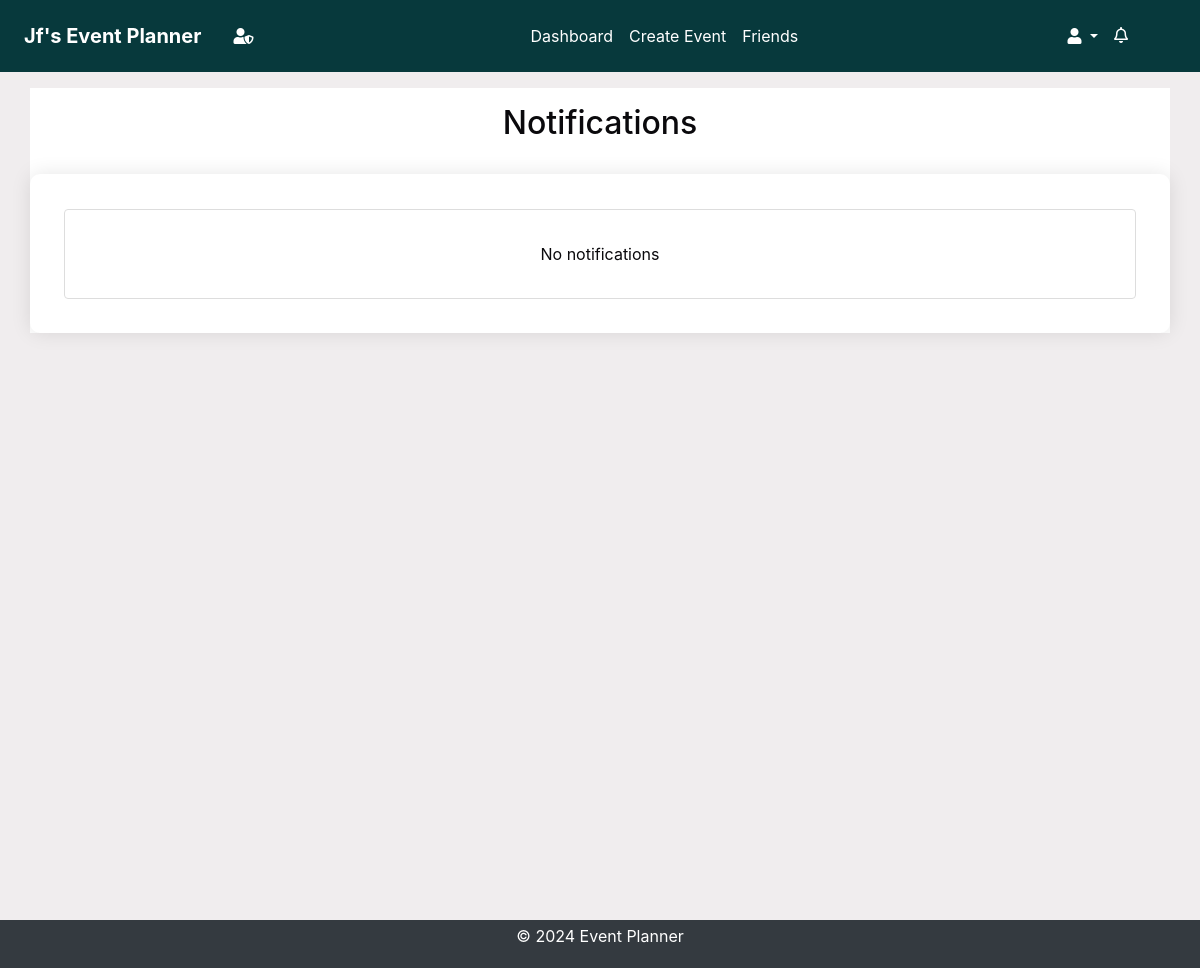
/notifications/ (signed in), run on an earlier commit of the app's database.
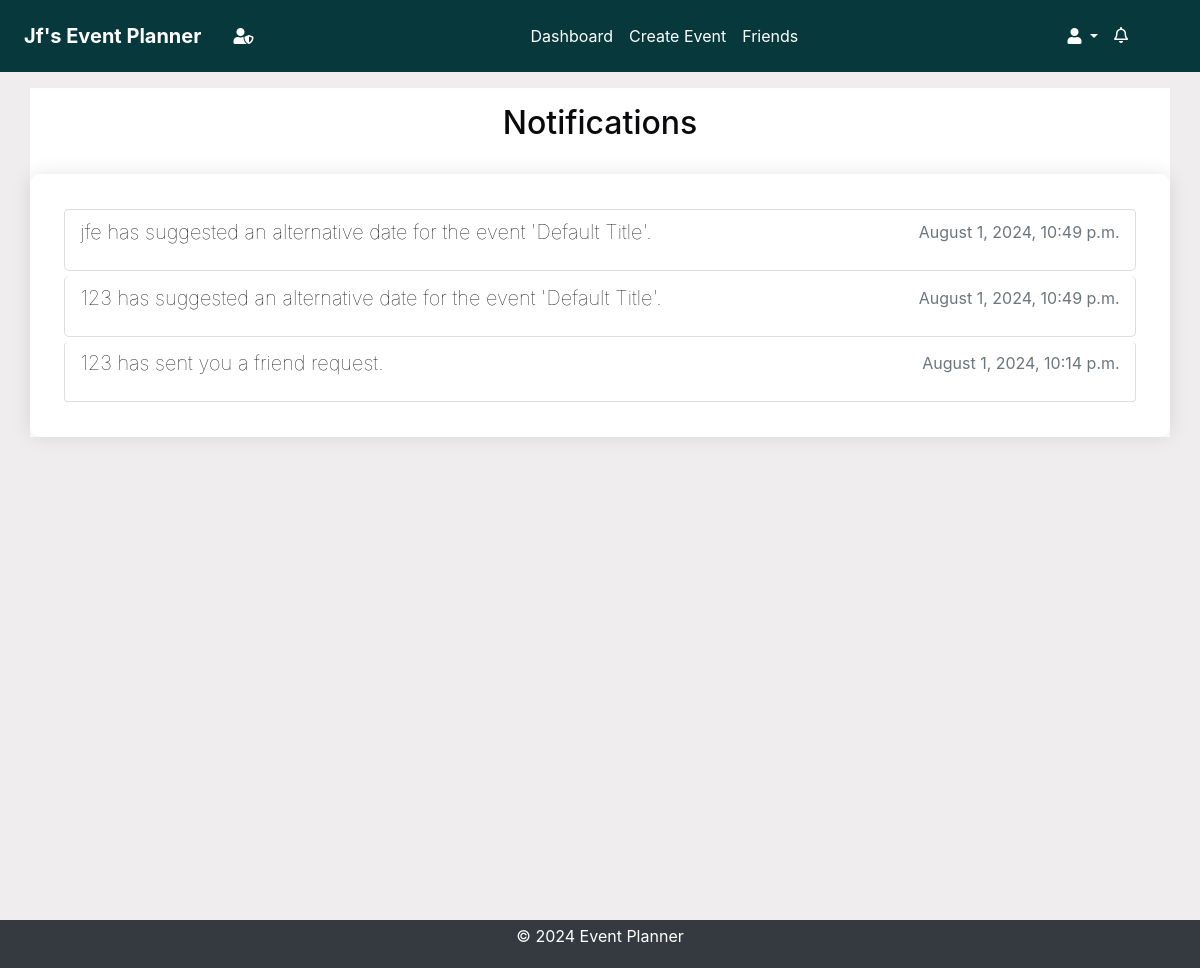
And on a later commit of the database.
### notifications/models.py (models this page shows, shortened)
class Notification(models.Model):
    NOTIFICATION_TYPES = [
        ("event_created", "Event Created"),
        ("event_updated", "Event Updated"),
        ("event_cancelled", "Event Cancelled"),
        ("invitation_response", "Invitation Response"),
        ("suggested_alternate_date", "Suggested Alternate Date"),
        ("event_confirmed", "Event Confirmed"),
        ("friend_request_received", "Friend Request Received"),
    ]
    user = models.ForeignKey(User, on_delete=models.CASCADE)
    event = models.ForeignKey(
        Event, on_delete=models.CASCADE, null=True, blank=True
    )
    type = models.CharField(max_length=50, choices=NOTIFICATION_TYPES)
    message = models.TextField()
    created_at = models.DateTimeField(auto_now_add=True)
    read = models.BooleanField(default=False)
    url = models.URLField(default="/")

### notifications/views.py (the view)
# urls.py: path("", views.notifications, name="notifications"),
@login_required
def notifications(request):
    notifications = Notification.objects.filter(user=request.user).order_by(
        "-created_at"
    )
    context = {"notifications": notifications}
    return render(request, "notifications/notifications.html", context)

### accounts/context_processors.py (called while the page is built)
def google_api_key(request):
    return {"GOOGLE_API_KEY": os.getenv("GOOGLE_API_KEY")}

### notifications/context_processors.py (called while the page is built)
def notifications(request):
    if request.user.is_authenticated:
        all_unread_notifications = Notification.objects.filter(
            user=request.user, read=False
        ).order_by("-created_at")
        unread_count = all_unread_notifications.count()
        recent_unread_notifications = all_unread_notifications[:8]
        return {
            "recent_unread_notifications": recent_unread_notifications,
            "unread_count": unread_count,
        }
    return {}

### templates/notifications/notifications.html (shortened to what this page needs)
{% extends 'base.html' %}
{% block content %}
<div class="container">
    <h2 class="text-center pt-3">Notifications</h2>
    <div class="notifications-list scrollable-column">
        <ul class="list-group">
            {% for notification in notifications|dictsort:'read' %}
                <li class="list-group-item {% if not notification.read %}bg-gray{% endif %}">
                    <a href="{% url 'mark_notification_read' notification.id %}" class="notification-link">
                        <h5 class="notification-title">{{ notification.message }}</h5>
                        <p class="notification-time text-muted">{{ notification.created_at|date:"F j, Y, g:i a" }}</p>
                    </a>
                </li>
                {% empty %}
                <li class="list-group-item text-center" style="padding:2rem;">
                    No notifications
                </li>
            {% endfor %}
        </ul>
    </div>
</div>
{% endblock %}

### templates/base.html (shortened to what this page needs)
<!DOCTYPE html>
<html lang="en">
<head>
    {% load static %}
    <link rel="stylesheet" href="https://stackpath.bootstrapcdn.com/bootstrap/4.5.2/css/bootstrap.min.css">
    <link rel="stylesheet" href="{% static 'css/styles.css' %}">
    <link rel="stylesheet" href="https://cdnjs.cloudflare.com/ajax/libs/font-awesome/5.15.4/css/all.min.css">
    <link rel="stylesheet" href="https://cdnjs.cloudflare.com/ajax/libs/fullcalendar/3.10.2/fullcalendar.min.css" />
</head>
<body class="c-app">
    <header class="c-header c-header-light c-header-fixed">
        <nav class="navbar navbar-expand-lg navbar-light">
            <a class="navbar-brand" href="{% url 'dashboard' %}"><strong> {{ user.username|title }}'s Event Planner</strong>
            </a>
            {% if user.is_superuser %}
            <a class="nav-link" aria-label="Admin Panel"  href="{% url 'admin:index' %}"> <i class="fas fa-user-shield"></i></a>
            {% endif %}
            <div class="collapse navbar-collapse" id="navbarSupportedContent">
                {% if user.is_authenticated %}
                <ul class="navbar-nav mx-auto">
                    <li class="nav-item {% if request.resolver_match.url_name == 'dashboard' %}active{% endif %}">
                        <a class="nav-link" href="{% url 'dashboard' %}">Dashboard</a>
                    </li>
                    <li class="nav-item {% if request.resolver_match.url_name == 'create_event' %}active{% endif %}">
                        <a class="nav-link" href="{% url 'create_event' %}">Create Event</a>
                    </li>
                    <li class="nav-item {% if request.resolver_match.url_name == 'friends_page' %}active{% endif %}">
                        <a class="nav-link" href="{% url 'friends_page' %}">Friends</a>
                    </li>
                    {% endif %}
                </ul>
                {% if user.is_authenticated %}
                <ul class="navbar-nav d-flex">
                    <li class="nav-item dropdown">
                        <a class="nav-link dropdown-toggle" href="#" id="profileLink" role="button" data-toggle="dropdown" aria-haspopup="true" aria-expanded="false">
                            <i class="fas fa-user"></i>
                        </a>
                    </li>
                </ul>
                {% endif %}
            </div>
            {% if user.is_authenticated %}
                <ul class="navbar-nav ml-auto d-flex">
                    <li class="nav-item mr-3">
                        <a class="nav-link" href="#" id="notificationBell" role="button" data-toggle="dropdown" aria-haspopup="true" aria-expanded="false">
                            <i class="fas fa-bell" style="font-weight:100";></i>
                        </a>
                    </li>
                </ul>
            {% endif %}
        </nav>
    </header>
    <main class="c-main">
        <div class="container-fluid">
            <div class="fade-in">
                {% block content %}{% endblock %}
            </div>
        </div>
    </main>
    <footer class="footer py-1">
        <div class="container text-center">
            <p class="text-white">&copy; 2024 Event Planner</p>
        </div>
    </footer>
</body>
</html>

### static/css/styles.css (style rules this page uses)
* { box-sizing: border-box; }
body, html { margin: 0; padding: 0; font-family: var(--font-family-sans-serif); background-color: var(--background); color: var(--text); height: 100%; }
:root { --primary: #07393c; --secondary: #2C666E; --accent: #90DDF0; --background: #F0EDEE; --text: #0A090C; --heading-bg: #eeeeee; --white: #fff; --gray: #6c757d; --gray-dark: #343a40; --success: #28a745; --info: #17a2b8; --warning: #ffc107; --danger: #dc3545; --light: #f8f9fa; --dark: #343a40; --blue: #00448d !important; --breakpoint-xs: 0; --breakpoint-sm: 576px; --breakpoint-md: 768px; --breakpoint-lg: 992px; --breakpoint-xl: 1200px; --font-family-sans-serif: -apple-system, BlinkMacSystemFont, "Segoe UI", Roboto, "Helvetica Neue", Arial, "Noto Sans", sans-serif, "Apple Color Emoji", "Segoe UI Emoji", "Segoe UI Symbol", "Noto Color Emoji"; --font-family-monospace: SFMono-Regular, Menlo, Monaco, Consolas, "Liberation Mono", "Courier New", monospace; }
.container-fluid { display: flex; flex-direction: column; min-height: 100vh; }
.scrollable-column { overflow-y: auto; max-height: 100vh; }
header { background-color: var(--primary) !important; color: var(--white) !important; padding: .5rem !important; margin-bottom: 1rem !important; }
header a, header .navbar-brand, header .nav-link { color: var(--white) !important; }
footer { background-color: var(--dark) !important; color: var(--white) !important; padding: 1px 0px !important; padding-top: 0 !important; padding-bottom: 0 !important; margin-top: 2rem !important; text-align: center !important; margin-top: auto; }
body>main>div>div>div.container { background-color: var(--white); padding: 2rem; box-shadow: 0 0 10px rgba(0, 0, 0, .5); }
.notifications-list { background-color: var(--white); padding: 2rem; border-radius: 10px; box-shadow: 0 0 20px rgba(0, 0, 0, .1); width: 100%; max-width: 100%; margin: 2rem auto; color: var(--text); }
.notifications-list ul { list-style-type: none; padding: 0; }
.notifications-list ul li { margin: .15rem; padding: 10px 15px; border: 1px solid #ddd; border-radius: 5px; transition: background-color .3s; }
.notifications-list ul li .notification-link { text-decoration: none; color: var(--text); display: flex; justify-content: space-between; }
.navbar-nav.mx-auto { flex: 1; justify-content: center; }
#notificationBell { margin-right: auto; display: flex; justify-content: flex-end; }
.notification-title { font-weight: 100; }
body>main>div>div>div.container { padding: 0rem; box-shadow: none; }

What changed in the data, as far as the page shows it:
added Notification: message "jfe has suggested an alternative date for the event 'Default Title'.", created_at "August 1, 2024, 10:49 p.m."
added Notification: message "123 has suggested an alternative date for the event 'Default Title'.", created_at "August 1, 2024, 10:49 p.m."
added Notification: message "123 has sent you a friend request.", created_at "August 1, 2024, 10:14 p.m."
Also different on the page:
text no longer shown: "No notifications"
